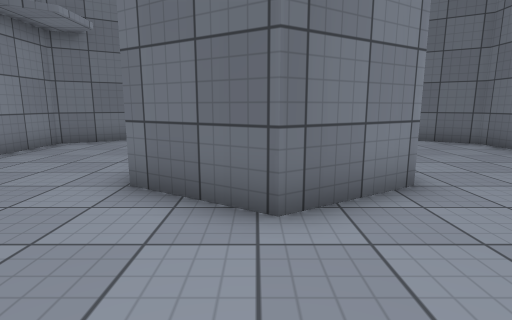
View 1 (above)

12 first-person views from a walk through a Unity game level. The camera is 1.2 m above the floor, tilts 10° down and sees 80° across. The floor is counted in squares, 1 m on a side. Each view is taken from the middle of a square. On the plan, view 1 faces up. The plan holds only what a view shows up to about 13 squares ahead; the rest is blank. The player character is not drawn. Door leaves are left out, so doorways stand open. Surface patterns are stand-ins for the level's own textures.

View 2
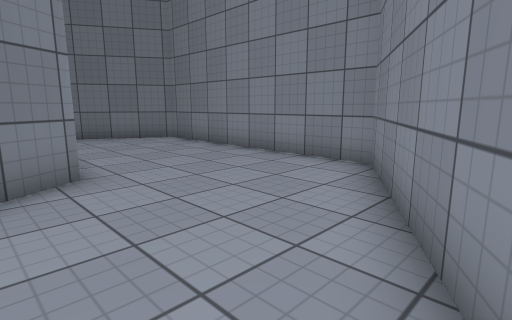

View 3
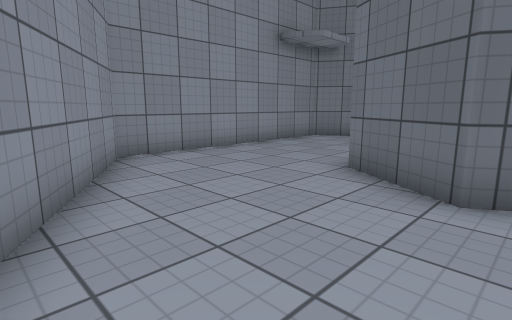

View 4
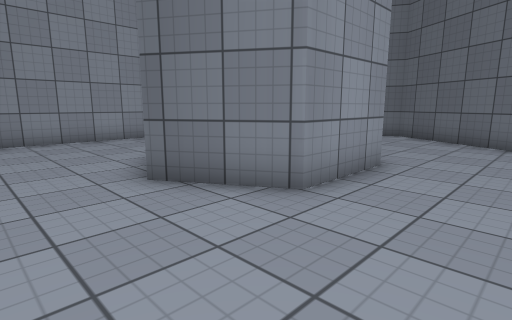

View 5
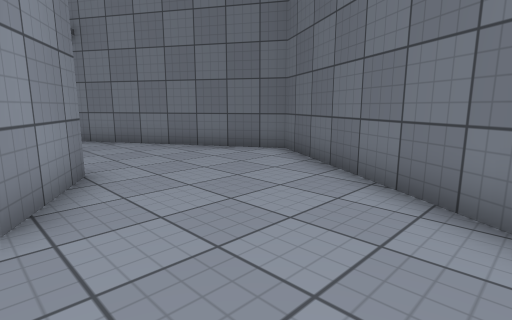

View 6
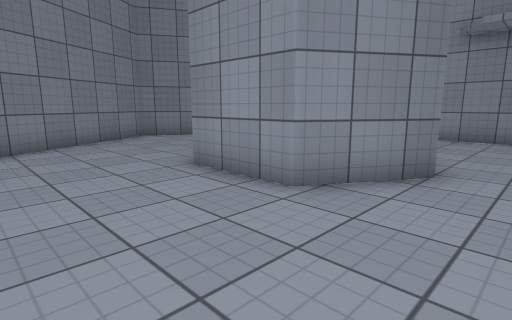

View 7
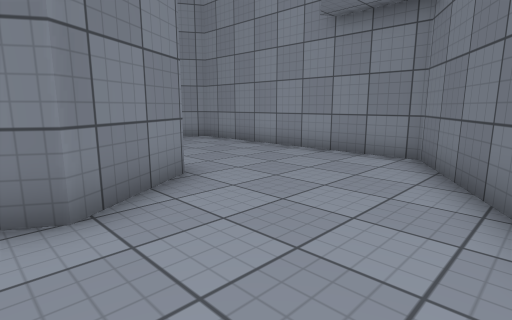

View 8
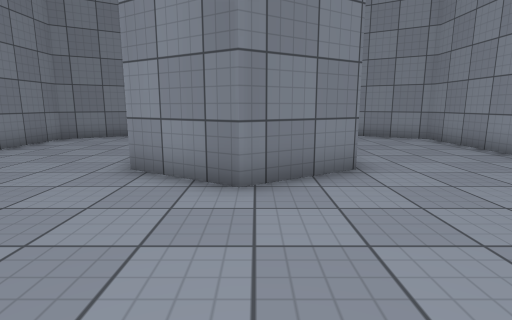

View 9
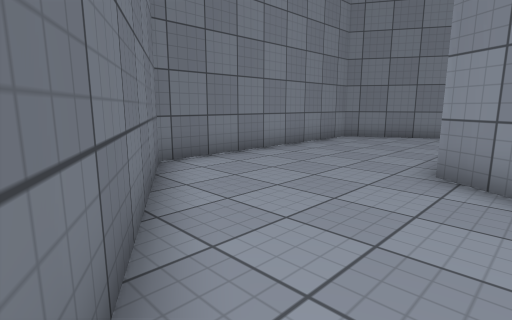

View 10
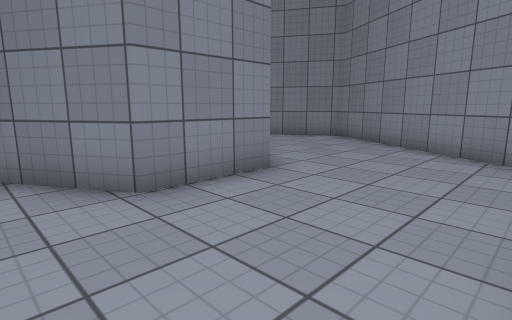

View 11
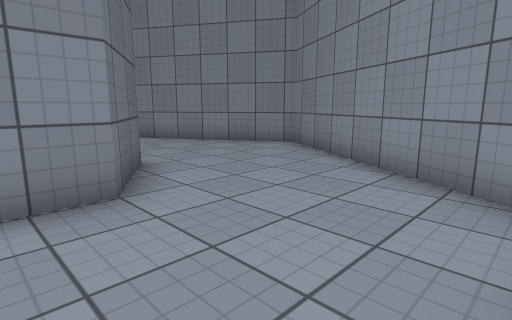

View 12
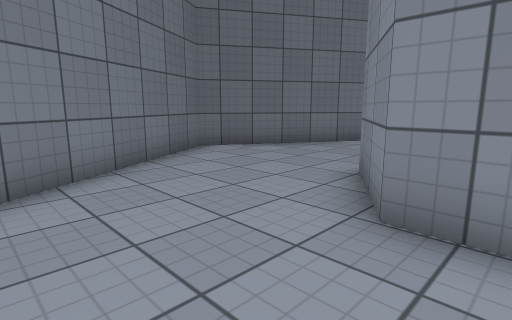

### Floor plan
Points are (right, up) in squares from view 1. A wall is a line through its corners. A room is listed if a view was taken in it or the views show most of it. See-through windows are left out.
Room 1 (views 1, 2, 3, 4, 5, 6, 7, 8, 9, 10, 11, 12)
walls: (0.2, 3.2) (-1.9, 4.5) (-1.9, 7.2) (0.2, 8.6) (2.4, 7.2) (2.4, 4.5) (0.2, 3.2); (0.4, -2.2) (7.2, 1.8) (7.2, 9.8) (0.4, 13.8) (-6.4, 9.8) (-6.4, 1.8) (0.4, -2.2)

Positions as (right, up) in squares from view 1, and headings:
1: (0, 0), facing up
2: (1, -1), facing up-right
3: (1, -1), facing up-left
4: (5, 1), facing up-left
5: (6, 7), facing up-left
6: (6, 10), facing down-left
7: (1, 12), facing down-left
8: (0, 13), facing down
9: (1, 13), facing down-right
10: (-6, 9), facing down-right
11: (-6, 6), facing down-right
12: (-5, 6), facing up-right
